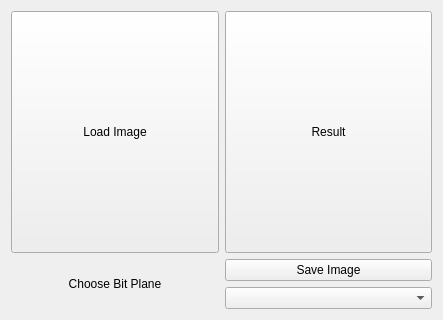
<?xml version="1.0" encoding="UTF-8"?>
<ui version="4.0">
 <class>BitPlane</class>
 <widget class="QWidget" name="BitPlane">
  <property name="geometry">
   <rect>
    <x>0</x>
    <y>0</y>
    <width>443</width>
    <height>320</height>
   </rect>
  </property>
  <property name="windowTitle">
   <string>BitPlane</string>
  </property>
  <layout class="QGridLayout" name="gridLayout">
   <item row="0" column="0">
    <layout class="QVBoxLayout" name="verticalLayout">
     <item>
      <widget class="QToolButton" name="toolButton">
       <property name="sizePolicy">
        <sizepolicy hsizetype="Expanding" vsizetype="Expanding">
         <horstretch>0</horstretch>
         <verstretch>0</verstretch>
        </sizepolicy>
       </property>
       <property name="minimumSize">
        <size>
         <width>100</width>
         <height>100</height>
        </size>
       </property>
       <property name="text">
        <string>Load Image</string>
       </property>
      </widget>
     </item>
     <item>
      <widget class="QLabel" name="label">
       <property name="minimumSize">
        <size>
         <width>100</width>
         <height>50</height>
        </size>
       </property>
       <property name="text">
        <string>Choose Bit Plane</string>
       </property>
       <property name="textFormat">
        <enum>Qt::AutoText</enum>
       </property>
       <property name="alignment">
        <set>Qt::AlignCenter</set>
       </property>
      </widget>
     </item>
    </layout>
   </item>
   <item row="0" column="1">
    <layout class="QVBoxLayout" name="verticalLayout_2">
     <item>
      <widget class="QToolButton" name="toolButton_2">
       <property name="sizePolicy">
        <sizepolicy hsizetype="Expanding" vsizetype="Expanding">
         <horstretch>0</horstretch>
         <verstretch>0</verstretch>
        </sizepolicy>
       </property>
       <property name="minimumSize">
        <size>
         <width>100</width>
         <height>100</height>
        </size>
       </property>
       <property name="text">
        <string>Result</string>
       </property>
      </widget>
     </item>
     <item>
      <widget class="QPushButton" name="pushButton">
       <property name="minimumSize">
        <size>
         <width>100</width>
         <height>20</height>
        </size>
       </property>
       <property name="text">
        <string>Save Image</string>
       </property>
      </widget>
     </item>
     <item>
      <widget class="QComboBox" name="comboBox">
       <property name="minimumSize">
        <size>
         <width>100</width>
         <height>20</height>
        </size>
       </property>
      </widget>
     </item>
    </layout>
   </item>
  </layout>
 </widget>
 <layoutdefault spacing="6" margin="11"/>
 <resources/>
 <connections/>
</ui>
